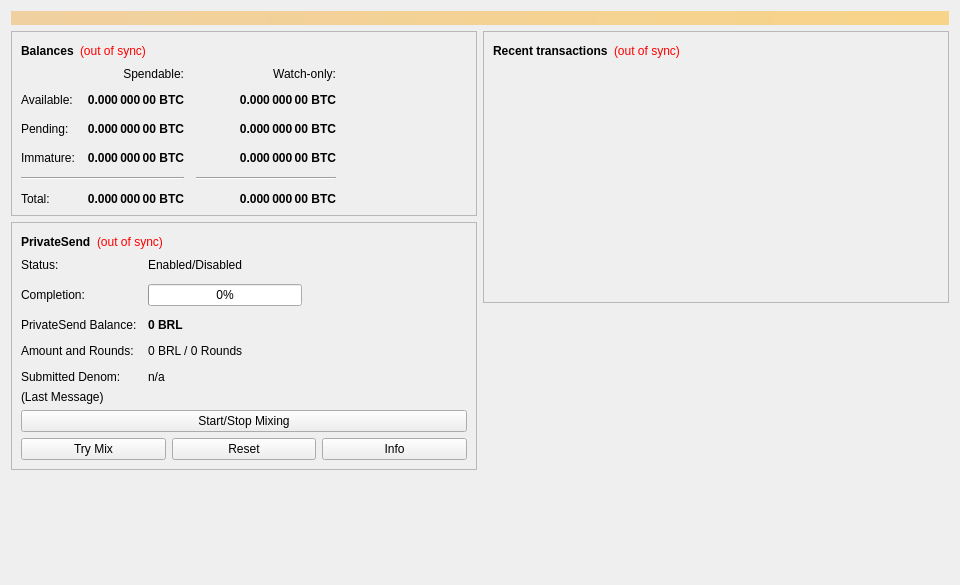
<?xml version="1.0" encoding="UTF-8"?>
<ui version="4.0">
 <class>OverviewPage</class>
 <widget class="QWidget" name="OverviewPage">
  <property name="geometry">
   <rect>
    <x>0</x>
    <y>0</y>
    <width>960</width>
    <height>585</height>
   </rect>
  </property>
  <property name="minimumSize">
   <size>
    <width>960</width>
    <height>0</height>
   </size>
  </property>
  <property name="windowTitle">
   <string>Form</string>
  </property>
  <layout class="QVBoxLayout" name="topLayout">
   <item>
    <widget class="QLabel" name="labelAlerts">
     <property name="visible">
      <bool>false</bool>
     </property>
     <property name="styleSheet">
      <string notr="true">QLabel { background-color: qlineargradient(x1: 0, y1: 0, x2: 1, y2: 0, stop:0 #F0D0A0, stop:1 #F8D488); color:#000000; }</string>
     </property>
     <property name="wordWrap">
      <bool>true</bool>
     </property>
     <property name="margin">
      <number>3</number>
     </property>
     <property name="textInteractionFlags">
      <set>Qt::TextSelectableByMouse</set>
     </property>
    </widget>
   </item>
   <item>
    <layout class="QHBoxLayout" name="horizontalLayout" stretch="1,1">
     <item>
      <layout class="QVBoxLayout" name="verticalLayout_2">
       <item>
        <widget class="QFrame" name="frame">
         <property name="frameShape">
          <enum>QFrame::StyledPanel</enum>
         </property>
         <property name="frameShadow">
          <enum>QFrame::Raised</enum>
         </property>
         <layout class="QVBoxLayout" name="verticalLayout_4">
          <item>
           <layout class="QHBoxLayout" name="horizontalLayout_4">
            <item>
             <widget class="QLabel" name="label_5">
              <property name="font">
               <font>
                <weight>75</weight>
                <bold>true</bold>
               </font>
              </property>
              <property name="text">
               <string>Balances</string>
              </property>
             </widget>
            </item>
            <item>
             <widget class="QLabel" name="labelWalletStatus">
              <property name="toolTip">
               <string>The displayed information may be out of date. Your wallet automatically synchronizes with the Beryl network after a connection is established, but this process has not completed yet.</string>
              </property>
              <property name="styleSheet">
               <string notr="true">QLabel { color: red; }</string>
              </property>
              <property name="text">
               <string notr="true">(out of sync)</string>
              </property>
              <property name="alignment">
               <set>Qt::AlignLeading|Qt::AlignLeft|Qt::AlignVCenter</set>
              </property>
             </widget>
            </item>
            <item>
             <spacer name="horizontalSpacer_3">
              <property name="orientation">
               <enum>Qt::Horizontal</enum>
              </property>
              <property name="sizeHint" stdset="0">
               <size>
                <width>40</width>
                <height>20</height>
               </size>
              </property>
             </spacer>
            </item>
           </layout>
          </item>
          <item>
           <layout class="QGridLayout" name="gridLayout">
            <property name="spacing">
             <number>12</number>
            </property>
            <item row="2" column="2">
             <widget class="QLabel" name="labelWatchPending">
              <property name="font">
               <font>
                <weight>75</weight>
                <bold>true</bold>
               </font>
              </property>
              <property name="cursor">
               <cursorShape>IBeamCursor</cursorShape>
              </property>
              <property name="toolTip">
               <string>Unconfirmed transactions to watch-only addresses</string>
              </property>
              <property name="text">
               <string notr="true">0.000 000 00 BTC</string>
              </property>
              <property name="alignment">
               <set>Qt::AlignRight|Qt::AlignTrailing|Qt::AlignVCenter</set>
              </property>
              <property name="textInteractionFlags">
               <set>Qt::LinksAccessibleByMouse|Qt::TextSelectableByKeyboard|Qt::TextSelectableByMouse</set>
              </property>
             </widget>
            </item>
            <item row="2" column="1">
             <widget class="QLabel" name="labelUnconfirmed">
              <property name="font">
               <font>
                <weight>75</weight>
                <bold>true</bold>
               </font>
              </property>
              <property name="cursor">
               <cursorShape>IBeamCursor</cursorShape>
              </property>
              <property name="toolTip">
               <string>Total of transactions that have yet to be confirmed, and do not yet count toward the spendable balance</string>
              </property>
              <property name="text">
               <string notr="true">0.000 000 00 BTC</string>
              </property>
              <property name="alignment">
               <set>Qt::AlignRight|Qt::AlignTrailing|Qt::AlignVCenter</set>
              </property>
              <property name="textInteractionFlags">
               <set>Qt::LinksAccessibleByMouse|Qt::TextSelectableByKeyboard|Qt::TextSelectableByMouse</set>
              </property>
             </widget>
            </item>
            <item row="3" column="2">
             <widget class="QLabel" name="labelWatchImmature">
              <property name="font">
               <font>
                <weight>75</weight>
                <bold>true</bold>
               </font>
              </property>
              <property name="cursor">
               <cursorShape>IBeamCursor</cursorShape>
              </property>
              <property name="toolTip">
               <string>Mined balance in watch-only addresses that has not yet matured</string>
              </property>
              <property name="text">
               <string notr="true">0.000 000 00 BTC</string>
              </property>
              <property name="alignment">
               <set>Qt::AlignRight|Qt::AlignTrailing|Qt::AlignVCenter</set>
              </property>
              <property name="textInteractionFlags">
               <set>Qt::LinksAccessibleByMouse|Qt::TextSelectableByKeyboard|Qt::TextSelectableByMouse</set>
              </property>
             </widget>
            </item>
            <item row="4" column="0" colspan="2">
             <widget class="Line" name="lineSpendableBalance">
              <property name="orientation">
               <enum>Qt::Horizontal</enum>
              </property>
             </widget>
            </item>
            <item row="4" column="2">
             <widget class="Line" name="lineWatchBalance">
              <property name="sizePolicy">
               <sizepolicy hsizetype="Preferred" vsizetype="Fixed">
                <horstretch>0</horstretch>
                <verstretch>0</verstretch>
               </sizepolicy>
              </property>
              <property name="minimumSize">
               <size>
                <width>140</width>
                <height>0</height>
               </size>
              </property>
              <property name="orientation">
               <enum>Qt::Horizontal</enum>
              </property>
             </widget>
            </item>
            <item row="5" column="0">
             <widget class="QLabel" name="labelTotalText">
              <property name="text">
               <string>Total:</string>
              </property>
             </widget>
            </item>
            <item row="3" column="1">
             <widget class="QLabel" name="labelImmature">
              <property name="font">
               <font>
                <weight>75</weight>
                <bold>true</bold>
               </font>
              </property>
              <property name="cursor">
               <cursorShape>IBeamCursor</cursorShape>
              </property>
              <property name="toolTip">
               <string>Mined balance that has not yet matured</string>
              </property>
              <property name="text">
               <string notr="true">0.000 000 00 BTC</string>
              </property>
              <property name="alignment">
               <set>Qt::AlignRight|Qt::AlignTrailing|Qt::AlignVCenter</set>
              </property>
              <property name="textInteractionFlags">
               <set>Qt::LinksAccessibleByMouse|Qt::TextSelectableByKeyboard|Qt::TextSelectableByMouse</set>
              </property>
             </widget>
            </item>
            <item row="2" column="3">
             <spacer name="horizontalSpacer_2">
              <property name="orientation">
               <enum>Qt::Horizontal</enum>
              </property>
              <property name="sizeHint" stdset="0">
               <size>
                <width>40</width>
                <height>20</height>
               </size>
              </property>
             </spacer>
            </item>
            <item row="3" column="0">
             <widget class="QLabel" name="labelImmatureText">
              <property name="text">
               <string>Immature:</string>
              </property>
             </widget>
            </item>
            <item row="5" column="1">
             <widget class="QLabel" name="labelTotal">
              <property name="font">
               <font>
                <weight>75</weight>
                <bold>true</bold>
               </font>
              </property>
              <property name="cursor">
               <cursorShape>IBeamCursor</cursorShape>
              </property>
              <property name="toolTip">
               <string>Your current total balance</string>
              </property>
              <property name="text">
               <string notr="true">0.000 000 00 BTC</string>
              </property>
              <property name="alignment">
               <set>Qt::AlignRight|Qt::AlignTrailing|Qt::AlignVCenter</set>
              </property>
              <property name="textInteractionFlags">
               <set>Qt::LinksAccessibleByMouse|Qt::TextSelectableByKeyboard|Qt::TextSelectableByMouse</set>
              </property>
             </widget>
            </item>
            <item row="5" column="2">
             <widget class="QLabel" name="labelWatchTotal">
              <property name="font">
               <font>
                <weight>75</weight>
                <bold>true</bold>
               </font>
              </property>
              <property name="cursor">
               <cursorShape>IBeamCursor</cursorShape>
              </property>
              <property name="toolTip">
               <string>Current total balance in watch-only addresses</string>
              </property>
              <property name="text">
               <string notr="true">0.000 000 00 BTC</string>
              </property>
              <property name="alignment">
               <set>Qt::AlignRight|Qt::AlignTrailing|Qt::AlignVCenter</set>
              </property>
              <property name="textInteractionFlags">
               <set>Qt::LinksAccessibleByMouse|Qt::TextSelectableByKeyboard|Qt::TextSelectableByMouse</set>
              </property>
             </widget>
            </item>
            <item row="0" column="2">
             <widget class="QLabel" name="labelWatchonly">
              <property name="text">
               <string>Watch-only:</string>
              </property>
              <property name="alignment">
               <set>Qt::AlignRight|Qt::AlignTrailing|Qt::AlignVCenter</set>
              </property>
             </widget>
            </item>
            <item row="1" column="0">
             <widget class="QLabel" name="labelBalanceText">
              <property name="text">
               <string>Available:</string>
              </property>
             </widget>
            </item>
            <item row="1" column="1">
             <widget class="QLabel" name="labelBalance">
              <property name="font">
               <font>
                <weight>75</weight>
                <bold>true</bold>
               </font>
              </property>
              <property name="cursor">
               <cursorShape>IBeamCursor</cursorShape>
              </property>
              <property name="toolTip">
               <string>Your current spendable balance</string>
              </property>
              <property name="text">
               <string notr="true">0.000 000 00 BTC</string>
              </property>
              <property name="alignment">
               <set>Qt::AlignRight|Qt::AlignTrailing|Qt::AlignVCenter</set>
              </property>
              <property name="textInteractionFlags">
               <set>Qt::LinksAccessibleByMouse|Qt::TextSelectableByKeyboard|Qt::TextSelectableByMouse</set>
              </property>
             </widget>
            </item>
            <item row="1" column="2">
             <widget class="QLabel" name="labelWatchAvailable">
              <property name="font">
               <font>
                <weight>75</weight>
                <bold>true</bold>
               </font>
              </property>
              <property name="cursor">
               <cursorShape>IBeamCursor</cursorShape>
              </property>
              <property name="toolTip">
               <string>Your current balance in watch-only addresses</string>
              </property>
              <property name="text">
               <string notr="true">0.000 000 00 BTC</string>
              </property>
              <property name="alignment">
               <set>Qt::AlignRight|Qt::AlignTrailing|Qt::AlignVCenter</set>
              </property>
              <property name="textInteractionFlags">
               <set>Qt::LinksAccessibleByMouse|Qt::TextSelectableByKeyboard|Qt::TextSelectableByMouse</set>
              </property>
             </widget>
            </item>
            <item row="2" column="0">
             <widget class="QLabel" name="labelPendingText">
              <property name="text">
               <string>Pending:</string>
              </property>
             </widget>
            </item>
            <item row="0" column="1">
             <widget class="QLabel" name="labelSpendable">
              <property name="text">
               <string>Spendable:</string>
              </property>
              <property name="alignment">
               <set>Qt::AlignRight|Qt::AlignTrailing|Qt::AlignVCenter</set>
              </property>
             </widget>
            </item>
           </layout>
          </item>
         </layout>
        </widget>
       </item>
       <item>
        <widget class="QFrame" name="framePrivateSend">
         <property name="layoutDirection">
          <enum>Qt::LeftToRight</enum>
         </property>
         <property name="frameShape">
          <enum>QFrame::StyledPanel</enum>
         </property>
         <property name="frameShadow">
          <enum>QFrame::Raised</enum>
         </property>
         <layout class="QVBoxLayout" name="VerticalLayout_PS1">
          <item>
           <layout class="QHBoxLayout" name="horizontalLayout_5">
            <item>
             <widget class="QLabel" name="labelPrivateSendHeader">
              <property name="font">
               <font>
                <weight>75</weight>
                <bold>true</bold>
               </font>
              </property>
              <property name="text">
               <string>PrivateSend</string>
              </property>
             </widget>
            </item>
            <item>
             <widget class="QLabel" name="labelPrivateSendSyncStatus">
              <property name="toolTip">
               <string>The displayed information may be out of date. Your wallet automatically synchronizes with the Beryl network after a connection is established, but this process has not completed yet.</string>
              </property>
              <property name="styleSheet">
               <string notr="true">QLabel { color: red; }</string>
              </property>
              <property name="text">
               <string notr="true">(out of sync)</string>
              </property>
              <property name="alignment">
               <set>Qt::AlignLeading|Qt::AlignLeft|Qt::AlignVCenter</set>
              </property>
             </widget>
            </item>
            <item>
             <spacer name="horizontalSpacer_4">
              <property name="orientation">
               <enum>Qt::Horizontal</enum>
              </property>
              <property name="sizeHint" stdset="0">
               <size>
                <width>40</width>
                <height>20</height>
               </size>
              </property>
             </spacer>
            </item>
           </layout>
          </item>
          <item>
           <layout class="QFormLayout" name="privateSendFormLayout">
            <property name="fieldGrowthPolicy">
             <enum>QFormLayout::AllNonFixedFieldsGrow</enum>
            </property>
            <property name="horizontalSpacing">
             <number>11</number>
            </property>
            <property name="verticalSpacing">
             <number>12</number>
            </property>
            <item row="0" column="0">
             <widget class="QLabel" name="labelPrivateSendEnabledText">
              <property name="text">
               <string>Status:</string>
              </property>
             </widget>
            </item>
            <item row="0" column="1">
             <widget class="QLabel" name="labelPrivateSendEnabled">
              <property name="text">
               <string>Enabled/Disabled</string>
              </property>
             </widget>
            </item>
            <item row="1" column="0">
             <widget class="QLabel" name="labelCompletitionText">
              <property name="text">
               <string>Completion:</string>
              </property>
             </widget>
            </item>
            <item row="1" column="1">
             <widget class="QProgressBar" name="privateSendProgress">
              <property name="maximumSize">
               <size>
                <width>154</width>
                <height>16777215</height>
               </size>
              </property>
              <property name="value">
               <number>0</number>
              </property>
             </widget>
            </item>
            <item row="2" column="0">
             <widget class="QLabel" name="labelAnonymizedText">
              <property name="text">
               <string>PrivateSend Balance:</string>
              </property>
             </widget>
            </item>
            <item row="2" column="1">
             <widget class="QLabel" name="labelAnonymized">
              <property name="font">
               <font>
                <weight>75</weight>
                <bold>true</bold>
               </font>
              </property>
              <property name="text">
               <string notr="true">0 BRL</string>
              </property>
             </widget>
            </item>
            <item row="3" column="0">
             <widget class="QLabel" name="labelAmountAndRoundsText">
              <property name="text">
               <string>Amount and Rounds:</string>
              </property>
             </widget>
            </item>
            <item row="3" column="1">
             <widget class="QLabel" name="labelAmountRounds">
              <property name="text">
               <string>0 BRL / 0 Rounds</string>
              </property>
             </widget>
            </item>
            <item row="4" column="0">
             <widget class="QLabel" name="labelSubmittedDenomText">
              <property name="text">
               <string>Submitted Denom:</string>
              </property>
             </widget>
            </item>
            <item row="4" column="1">
             <widget class="QLabel" name="labelSubmittedDenom">
              <property name="toolTip">
               <string>The denominations you submitted to the Masternode.&lt;br&gt;To mix, other users must submit the exact same denominations.</string>
              </property>
              <property name="text">
               <string>n/a</string>
              </property>
             </widget>
            </item>
           </layout>
          </item>
          <item>
           <layout class="QVBoxLayout" name="VerticalLayout_PS">
            <item>
             <widget class="QLabel" name="labelPrivateSendLastMessage">
              <property name="text">
               <string>(Last Message)</string>
              </property>
              <property name="alignment">
               <set>Qt::AlignLeading|Qt::AlignLeft|Qt::AlignTop</set>
              </property>
              <property name="wordWrap">
               <bool>true</bool>
              </property>
             </widget>
            </item>
            <item>
             <widget class="QPushButton" name="togglePrivateSend">
              <property name="sizePolicy">
               <sizepolicy hsizetype="MinimumExpanding" vsizetype="Fixed">
                <horstretch>0</horstretch>
                <verstretch>0</verstretch>
               </sizepolicy>
              </property>
              <property name="text">
               <string>Start/Stop Mixing</string>
              </property>
             </widget>
            </item>
            <item>
             <layout class="QHBoxLayout" name="horizontalLayout_debugbuttons">
              <item>
               <widget class="QPushButton" name="privateSendAuto">
                <property name="sizePolicy">
                 <sizepolicy hsizetype="MinimumExpanding" vsizetype="Fixed">
                  <horstretch>0</horstretch>
                  <verstretch>0</verstretch>
                 </sizepolicy>
                </property>
                <property name="toolTip">
                 <string>Try to manually submit a PrivateSend request.</string>
                </property>
                <property name="text">
                 <string>Try Mix</string>
                </property>
               </widget>
              </item>
              <item>
               <widget class="QPushButton" name="privateSendReset">
                <property name="sizePolicy">
                 <sizepolicy hsizetype="MinimumExpanding" vsizetype="Fixed">
                  <horstretch>0</horstretch>
                  <verstretch>0</verstretch>
                 </sizepolicy>
                </property>
                <property name="toolTip">
                 <string>Reset the current status of PrivateSend (can interrupt PrivateSend if it's in the process of Mixing, which can cost you money!)</string>
                </property>
                <property name="autoFillBackground">
                 <bool>false</bool>
                </property>
                <property name="text">
                 <string>Reset</string>
                </property>
               </widget>
              </item>
              <item>
               <widget class="QPushButton" name="privateSendInfo">
                <property name="sizePolicy">
                 <sizepolicy hsizetype="MinimumExpanding" vsizetype="Fixed">
                  <horstretch>0</horstretch>
                  <verstretch>0</verstretch>
                 </sizepolicy>
                </property>
                <property name="toolTip">
                 <string>Information about PrivateSend and Mixing</string>
                </property>
                <property name="text">
                 <string>Info</string>
                </property>
               </widget>
              </item>
             </layout>
            </item>
           </layout>
          </item>
         </layout>
        </widget>
       </item>
       <item>
        <spacer name="verticalSpacer">
         <property name="orientation">
          <enum>Qt::Vertical</enum>
         </property>
         <property name="sizeHint" stdset="0">
          <size>
           <width>20</width>
           <height>40</height>
          </size>
         </property>
        </spacer>
       </item>
      </layout>
     </item>
     <item>
      <layout class="QVBoxLayout" name="verticalLayout_3">
       <item>
        <widget class="QFrame" name="frame_2">
         <property name="frameShape">
          <enum>QFrame::StyledPanel</enum>
         </property>
         <property name="frameShadow">
          <enum>QFrame::Raised</enum>
         </property>
         <layout class="QVBoxLayout" name="verticalLayout">
          <item>
           <layout class="QHBoxLayout" name="horizontalLayout_2">
            <item>
             <widget class="QLabel" name="label_4">
              <property name="font">
               <font>
                <weight>75</weight>
                <bold>true</bold>
               </font>
              </property>
              <property name="text">
               <string>Recent transactions</string>
              </property>
             </widget>
            </item>
            <item>
             <widget class="QLabel" name="labelTransactionsStatus">
              <property name="toolTip">
               <string>The displayed information may be out of date. Your wallet automatically synchronizes with the Beryl network after a connection is established, but this process has not completed yet.</string>
              </property>
              <property name="styleSheet">
               <string notr="true">QLabel { color: red; }</string>
              </property>
              <property name="text">
               <string notr="true">(out of sync)</string>
              </property>
              <property name="alignment">
               <set>Qt::AlignLeading|Qt::AlignLeft|Qt::AlignVCenter</set>
              </property>
             </widget>
            </item>
            <item>
             <spacer name="horizontalSpacer">
              <property name="orientation">
               <enum>Qt::Horizontal</enum>
              </property>
              <property name="sizeHint" stdset="0">
               <size>
                <width>40</width>
                <height>20</height>
               </size>
              </property>
             </spacer>
            </item>
           </layout>
          </item>
          <item>
           <widget class="QListView" name="listTransactions">
            <property name="styleSheet">
             <string notr="true">QListView { background: transparent; }</string>
            </property>
            <property name="frameShape">
             <enum>QFrame::NoFrame</enum>
            </property>
            <property name="verticalScrollBarPolicy">
             <enum>Qt::ScrollBarAlwaysOff</enum>
            </property>
            <property name="horizontalScrollBarPolicy">
             <enum>Qt::ScrollBarAlwaysOff</enum>
            </property>
            <property name="selectionMode">
             <enum>QAbstractItemView::NoSelection</enum>
            </property>
           </widget>
          </item>
         </layout>
        </widget>
       </item>
       <item>
        <spacer name="verticalSpacer_2">
         <property name="orientation">
          <enum>Qt::Vertical</enum>
         </property>
         <property name="sizeHint" stdset="0">
          <size>
           <width>20</width>
           <height>40</height>
          </size>
         </property>
        </spacer>
       </item>
      </layout>
     </item>
    </layout>
   </item>
  </layout>
 </widget>
 <resources/>
 <connections/>
</ui>
